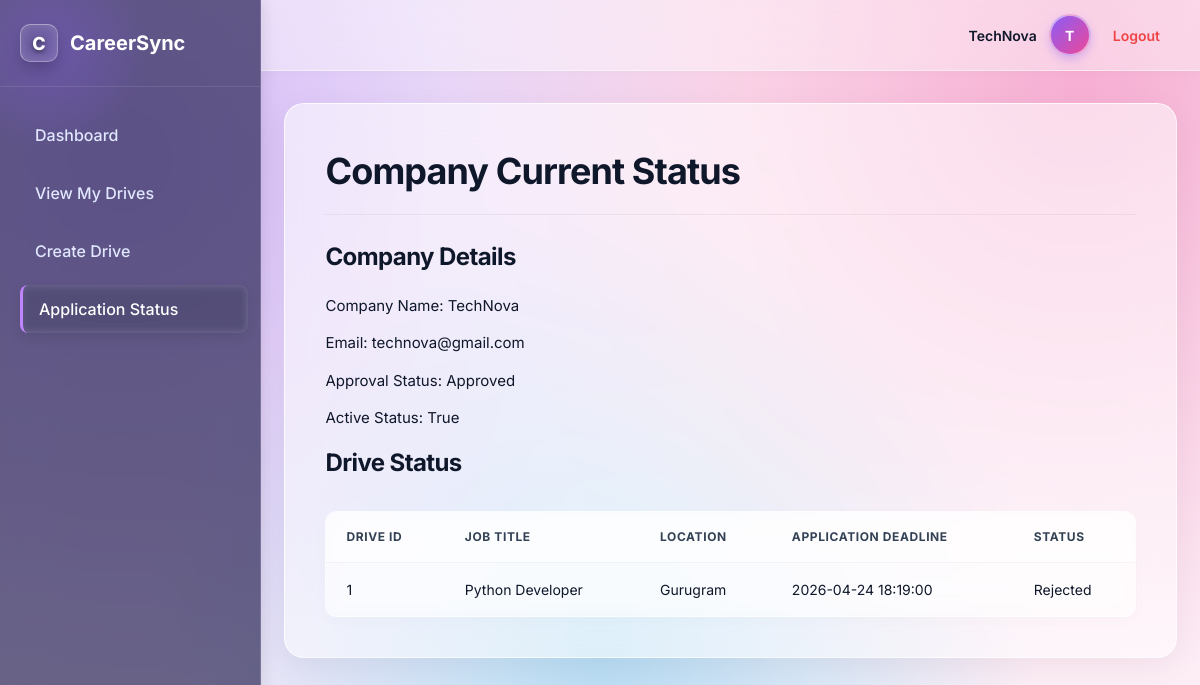
The page /company/status (signed in) on the database as committed earlier.
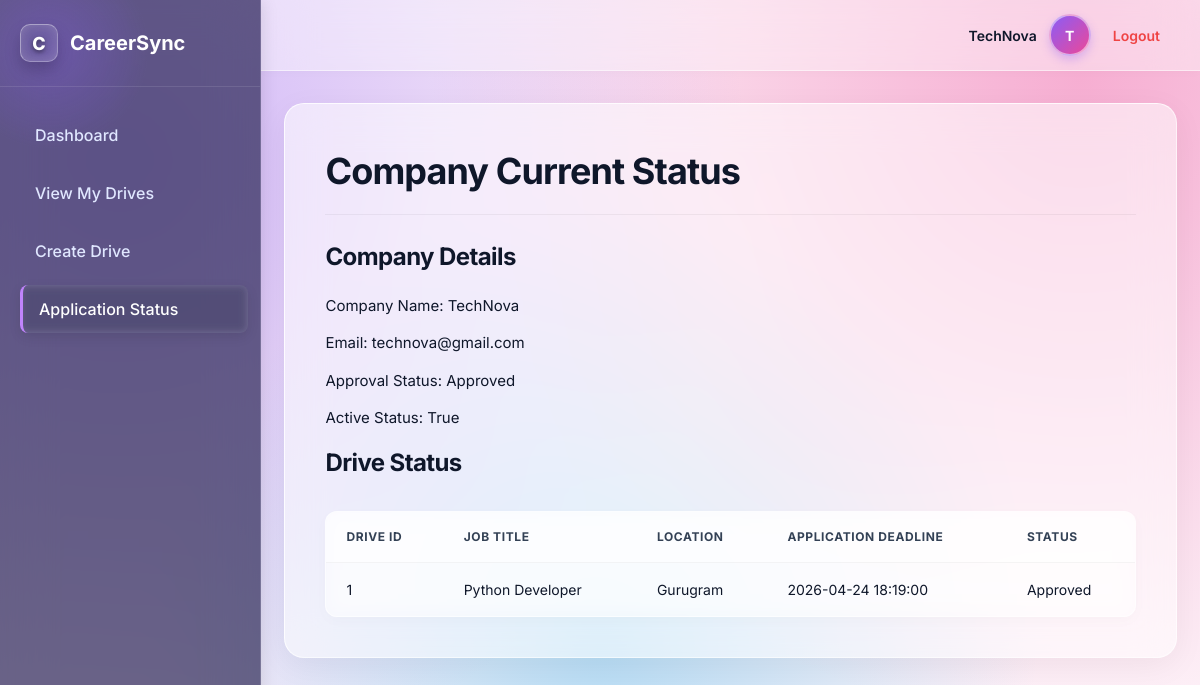
The same page on the database as committed later.
### models.py (models this page shows)
class PlacementDrive(db.Model):
    id = db.Column(db.Integer, primary_key = True)
    company_id = db.Column(db.Integer, db.ForeignKey('company.id'), nullable=False)
    job_title = db.Column(db.String(100), nullable = False)
    job_description = db.Column(db.Text, nullable = False)
    skills_required = db.Column(db.String(100), nullable = False)
    package_range = db.Column(db.String(100))
    location = db.Column(db.String(100), nullable = False)
    application_deadline = db.Column(db.DateTime, nullable = False)
    status = db.Column(db.String(50), default = "Pending")
    created_at = db.Column(db.DateTime, default = datetime.now(UTC))
    applications = db.relationship('Application', backref = 'drive', lazy = True)
    eligibility_criteria = db.Column(db.String(100), nullable = False)

### app.py (the view)
@app.route("/company/status")
def company_status():
    if not company_logged_in():
        flash("Unauthorized access.")
        return redirect(url_for("login"))
    company = Company.query.get_or_404(session["user_id"])
    drives = PlacementDrive.query.filter_by(company_id = company.id).all()
    return render_template("company_status.html", company = company, drives = drives)

### app.py (called while the page is built)
def company_logged_in():
    return "user_id" in session and session.get("role") =="company"

### templates/company_status.html (shortened to what this page needs)
{% extends "base.html" %}
{% block content %}
<h1>Company Current Status</h1>
<h2>Company Details</h2>
<p>Company Name: {{ company.company_name }}</p>
<p>Email: {{ company.email }}</p>
<p>Approval Status: {{ company.approval_status }}</p>
<p>Active Status: {{ company.is_active }}</p>
<h2>Drive Status</h2>
<table>
    <tr>
        <th>Drive ID</th>
        <th>Job Title</th>
        <th>Location</th>
        <th>Application Deadline</th>
        <th>Status</th>
    </tr>
    {% for drive in drives %}
    <tr>
        <td>{{ drive.id }}</td>
        <td>{{ drive.job_title }}</td>
        <td>{{ drive.location }}</td>
        <td>{{ drive.application_deadline }}</td>
        <td>{{ drive.status }}</td>
    </tr>
    {% endfor %}
</table>
{% endblock %}

Rows that differ between the two databases and show on the page:
changed PlacementDrive "Python Developer": status "Rejected" → "Approved"
